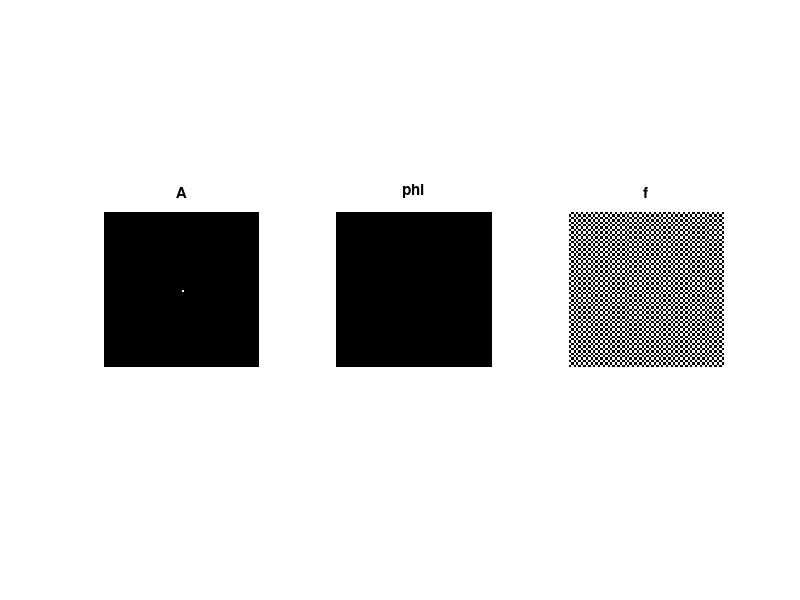

The MATLAB script that drew this image:
clear;
close all;
A = zeros(64,64);
phi = zeros(64,64);
%A(1,1)=309;
%A(3,3)= 2000;
%A(1,4)=3000;
% A(4,4)=3000;
% A(5,6)= 2000;
% A(6,6) = 4000;
A(33,33)= 4008;
%construct F
F = A.*exp(1j*phi);
f = ifft2(F)

figure;
subplot(1,3,1);
imshow(A);
title('A');

subplot(1,3,2);
imshow(phi);
title('phi');

subplot(1,3,3);
imshow(f);
title('f');



